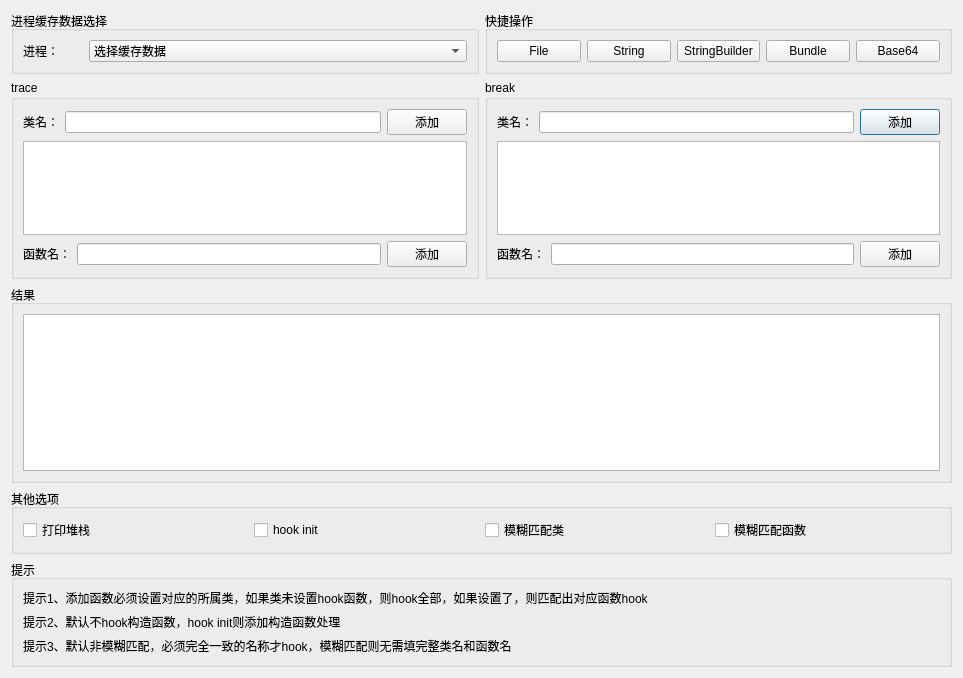
<?xml version="1.0" encoding="UTF-8"?>
<ui version="4.0">
 <class>Dialog</class>
 <widget class="QDialog" name="Dialog">
  <property name="geometry">
   <rect>
    <x>0</x>
    <y>0</y>
    <width>963</width>
    <height>678</height>
   </rect>
  </property>
  <property name="windowTitle">
   <string>ZenTracer</string>
  </property>
  <layout class="QGridLayout" name="gridLayout_7">
   <item row="1" column="1">
    <widget class="QGroupBox" name="groupBox_2">
     <property name="title">
      <string>break</string>
     </property>
     <layout class="QGridLayout" name="gridLayout_2">
      <item row="1" column="0">
       <widget class="QListWidget" name="listClasses2">
        <property name="maximumSize">
         <size>
          <width>16777215</width>
          <height>130</height>
         </size>
        </property>
       </widget>
      </item>
      <item row="0" column="0">
       <layout class="QHBoxLayout" name="horizontalLayout_3">
        <item>
         <widget class="QLabel" name="label_3">
          <property name="text">
           <string>类名：</string>
          </property>
         </widget>
        </item>
        <item>
         <widget class="QLineEdit" name="txtClassBreak"/>
        </item>
        <item>
         <widget class="QPushButton" name="btnClassBreakAdd">
          <property name="text">
           <string>添加</string>
          </property>
         </widget>
        </item>
       </layout>
      </item>
      <item row="2" column="0">
       <layout class="QHBoxLayout" name="horizontalLayout_4">
        <item>
         <widget class="QLabel" name="label_4">
          <property name="text">
           <string>函数名：</string>
          </property>
         </widget>
        </item>
        <item>
         <widget class="QLineEdit" name="txtMethodBreak"/>
        </item>
        <item>
         <widget class="QPushButton" name="btnMethodBreakAdd">
          <property name="text">
           <string>添加</string>
          </property>
         </widget>
        </item>
       </layout>
      </item>
     </layout>
    </widget>
   </item>
   <item row="3" column="0" colspan="2">
    <widget class="QGroupBox" name="groupBox_6">
     <property name="title">
      <string>其他选项</string>
     </property>
     <layout class="QGridLayout" name="gridLayout_3">
      <item row="0" column="0">
       <widget class="QCheckBox" name="chkStack">
        <property name="text">
         <string>打印堆栈</string>
        </property>
       </widget>
      </item>
      <item row="0" column="2">
       <widget class="QCheckBox" name="chkMatch">
        <property name="text">
         <string>模糊匹配类</string>
        </property>
       </widget>
      </item>
      <item row="0" column="1">
       <widget class="QCheckBox" name="chkInit">
        <property name="text">
         <string>hook init</string>
        </property>
       </widget>
      </item>
      <item row="0" column="3">
       <widget class="QCheckBox" name="chkMatchMethod">
        <property name="text">
         <string>模糊匹配函数</string>
        </property>
       </widget>
      </item>
     </layout>
    </widget>
   </item>
   <item row="2" column="0" colspan="2">
    <widget class="QGroupBox" name="groupBox_3">
     <property name="title">
      <string>结果</string>
     </property>
     <layout class="QGridLayout" name="gridLayout_5">
      <item row="0" column="0">
       <widget class="QTableWidget" name="tabTracer"/>
      </item>
     </layout>
    </widget>
   </item>
   <item row="0" column="0">
    <widget class="QGroupBox" name="groupBox_5">
     <property name="title">
      <string>进程缓存数据选择</string>
     </property>
     <layout class="QGridLayout" name="gridLayout_4">
      <item row="0" column="0">
       <widget class="QLabel" name="label_5">
        <property name="maximumSize">
         <size>
          <width>60</width>
          <height>16777215</height>
         </size>
        </property>
        <property name="text">
         <string>进程：</string>
        </property>
       </widget>
      </item>
      <item row="0" column="1">
       <widget class="QComboBox" name="cmbPackage">
        <item>
         <property name="text">
          <string>选择缓存数据</string>
         </property>
        </item>
       </widget>
      </item>
     </layout>
    </widget>
   </item>
   <item row="0" column="1">
    <widget class="QGroupBox" name="groupBox_4">
     <property name="minimumSize">
      <size>
       <width>0</width>
       <height>0</height>
      </size>
     </property>
     <property name="maximumSize">
      <size>
       <width>16777215</width>
       <height>16777215</height>
      </size>
     </property>
     <property name="title">
      <string>快捷操作</string>
     </property>
     <layout class="QGridLayout" name="gridLayout_6">
      <item row="0" column="1">
       <widget class="QPushButton" name="btnClassStringAdd">
        <property name="maximumSize">
         <size>
          <width>120</width>
          <height>16777215</height>
         </size>
        </property>
        <property name="text">
         <string>String</string>
        </property>
       </widget>
      </item>
      <item row="0" column="0">
       <widget class="QPushButton" name="btnClassFileAdd">
        <property name="maximumSize">
         <size>
          <width>120</width>
          <height>16777215</height>
         </size>
        </property>
        <property name="text">
         <string>File</string>
        </property>
       </widget>
      </item>
      <item row="0" column="3">
       <widget class="QPushButton" name="btnClassBundle">
        <property name="maximumSize">
         <size>
          <width>120</width>
          <height>16777215</height>
         </size>
        </property>
        <property name="text">
         <string>Bundle</string>
        </property>
       </widget>
      </item>
      <item row="0" column="4">
       <widget class="QPushButton" name="btnClassBase64">
        <property name="maximumSize">
         <size>
          <width>120</width>
          <height>16777215</height>
         </size>
        </property>
        <property name="text">
         <string>Base64</string>
        </property>
       </widget>
      </item>
      <item row="0" column="2">
       <widget class="QPushButton" name="btnClassStringBuilderAdd">
        <property name="maximumSize">
         <size>
          <width>120</width>
          <height>16777215</height>
         </size>
        </property>
        <property name="text">
         <string>StringBuilder</string>
        </property>
       </widget>
      </item>
     </layout>
    </widget>
   </item>
   <item row="1" column="0">
    <widget class="QGroupBox" name="groupBox">
     <property name="title">
      <string>trace</string>
     </property>
     <layout class="QGridLayout" name="gridLayout">
      <item row="0" column="0">
       <layout class="QHBoxLayout" name="horizontalLayout">
        <item>
         <widget class="QLabel" name="label">
          <property name="text">
           <string>类名：</string>
          </property>
         </widget>
        </item>
        <item>
         <widget class="QLineEdit" name="txtClass"/>
        </item>
        <item>
         <widget class="QPushButton" name="btnClassAdd">
          <property name="text">
           <string>添加</string>
          </property>
         </widget>
        </item>
       </layout>
      </item>
      <item row="1" column="0">
       <widget class="QListWidget" name="listClasses1">
        <property name="maximumSize">
         <size>
          <width>16777215</width>
          <height>130</height>
         </size>
        </property>
       </widget>
      </item>
      <item row="2" column="0">
       <layout class="QHBoxLayout" name="horizontalLayout_2">
        <item>
         <widget class="QLabel" name="label_2">
          <property name="text">
           <string>函数名：</string>
          </property>
         </widget>
        </item>
        <item>
         <widget class="QLineEdit" name="txtMethod"/>
        </item>
        <item>
         <widget class="QPushButton" name="btnMethodAdd">
          <property name="text">
           <string>添加</string>
          </property>
         </widget>
        </item>
       </layout>
      </item>
     </layout>
    </widget>
   </item>
   <item row="4" column="0" colspan="2">
    <widget class="QGroupBox" name="groupBox_7">
     <property name="title">
      <string>提示</string>
     </property>
     <layout class="QGridLayout" name="gridLayout_8">
      <item row="1" column="0">
       <widget class="QLabel" name="label_7">
        <property name="text">
         <string>提示2、默认不hook构造函数，hook init则添加构造函数处理</string>
        </property>
       </widget>
      </item>
      <item row="0" column="0">
       <widget class="QLabel" name="label_6">
        <property name="text">
         <string>提示1、添加函数必须设置对应的所属类，如果类未设置hook函数，则hook全部，如果设置了，则匹配出对应函数hook</string>
        </property>
       </widget>
      </item>
      <item row="2" column="0">
       <widget class="QLabel" name="label_8">
        <property name="text">
         <string>提示3、默认非模糊匹配，必须完全一致的名称才hook，模糊匹配则无需填完整类名和函数名</string>
        </property>
       </widget>
      </item>
     </layout>
    </widget>
   </item>
  </layout>
 </widget>
 <resources/>
 <connections/>
</ui>
